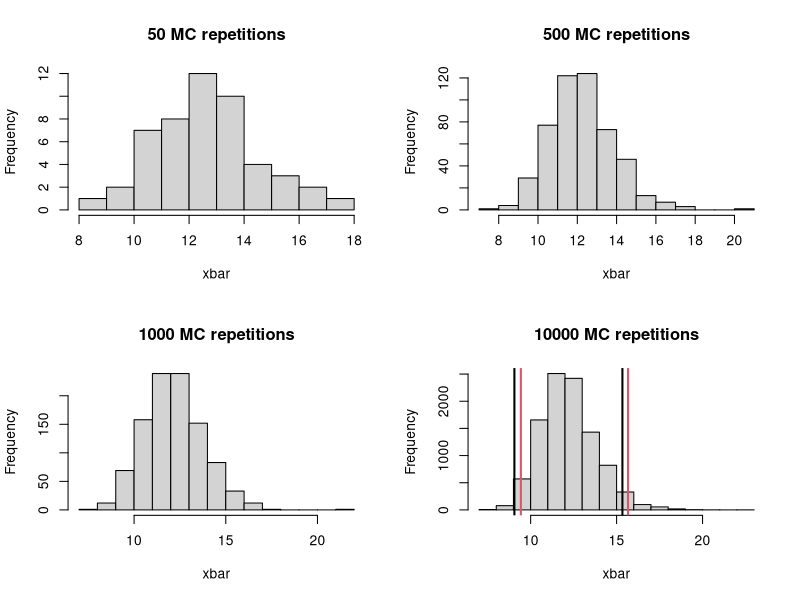

Here is the R script that generated this plot:
# Demo: Law of Large Numbers and Central Limit Theorem in action
# These are the principles that Monte Carlo analysis relies on

# CLT: as the number M of Monte Carlo simulations increases, 
# the estimator becomes approximately more normally distributed:
N = 100  # sample size
par(mfrow=c(2,2))
for(M in c(50,500,1000,10000)){ # number of MC loops
	xbar = numeric(M)
	for(i in 1:M){
		# x = rnorm(N, m=0, s=2)
		x = rlnorm(N,2)
		xbar[i] = mean(x)
	}
	hist(xbar, main=paste(M,"MC repetitions"))
}

# MC 95% confidence interval using Normal approx:
ci = c(mean(xbar) - 1.96*sd(xbar), mean(xbar) + 1.96*sd(xbar))
abline(v=ci, lwd=2)

# xbar ~ N(0,2/sqrt(100))
pnorm(-0.3902533,m=0,s=.2)
pnorm(0.3940031,m=0,s=.2)

# MC quantile 95% confidence interval:
ciq = quantile(xbar, c(0.025, 0.975))
abline(v=ciq, lwd=2, col=2)
